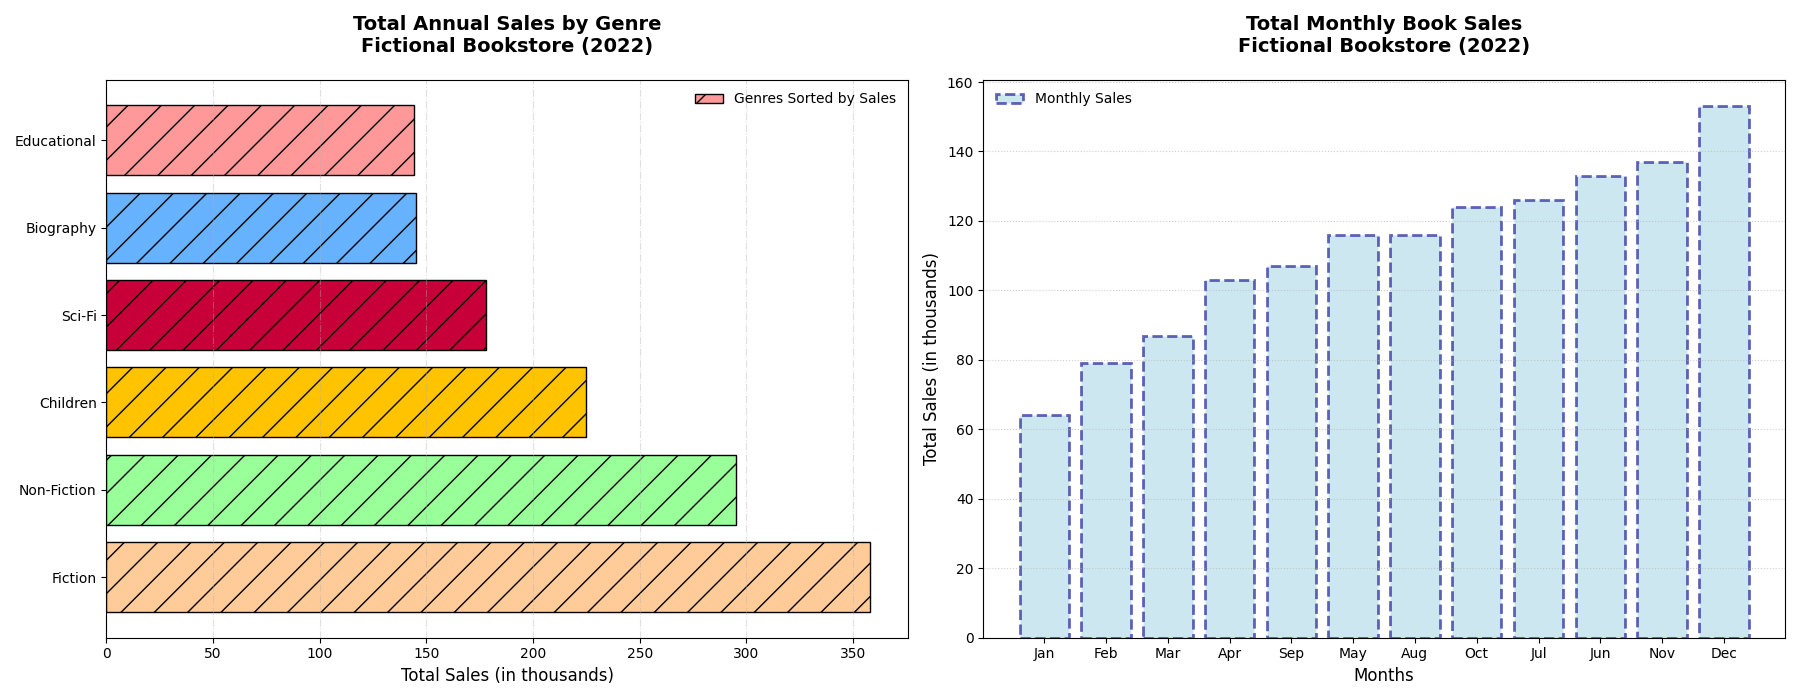

Reproduce this figure in Python.
import matplotlib.pyplot as plt
import numpy as np

# Data definition
month_names = ["Jan", "Feb", "Mar", "Apr", "May", "Jun", "Jul", "Aug", "Sep", "Oct", "Nov", "Dec"]
fiction_sales = np.array([20, 25, 23, 28, 30, 35, 33, 30, 27, 32, 35, 40])
non_fiction_sales = np.array([15, 18, 20, 22, 25, 28, 27, 25, 24, 28, 30, 33])
children_sales = np.array([10, 12, 15, 18, 20, 22, 21, 20, 18, 21, 23, 25])
educational_sales = np.array([5, 7, 8, 10, 12, 15, 14, 13, 12, 14, 16, 18])
sci_fi_sales = np.array([8, 10, 12, 14, 16, 18, 17, 15, 14, 16, 18, 20])
biography_sales = np.array([6, 7, 9, 11, 13, 15, 14, 13, 12, 13, 15, 17])

total_sales = (fiction_sales + non_fiction_sales + children_sales +
               educational_sales + sci_fi_sales + biography_sales)

fig, axs = plt.subplots(1, 2, figsize=(18, 7))

# Sorted Bar Chart for Monthly Sales by Genre
genre_sales = {
    'Fiction': fiction_sales.sum(),
    'Non-Fiction': non_fiction_sales.sum(),
    'Children': children_sales.sum(),
    'Educational': educational_sales.sum(),
    'Sci-Fi': sci_fi_sales.sum(),
    'Biography': biography_sales.sum()
}
sorted_genres = sorted(genre_sales.items(), key=lambda x: x[1])
genres, values = zip(*sorted_genres)

axs[0].barh(genres, values, color=['#FF9999', '#66B2FF', '#C70039', '#FFC300', '#99FF99', '#FFCC99'], edgecolor='black', hatch='/')
axs[0].set_title("Total Annual Sales by Genre\nFictional Bookstore (2022)", fontsize=14, fontweight='bold', pad=20)
axs[0].set_xlabel("Total Sales (in thousands)", fontsize=12)
axs[0].invert_yaxis()
axs[0].grid(axis='x', linestyle='-.', alpha=0.4)
axs[0].legend(["Genres Sorted by Sales"], loc="upper right", frameon=False)

# Sorted Bar Chart for Total Monthly Sales
sorted_indices = np.argsort(total_sales)
sorted_month_names = [month_names[i] for i in sorted_indices]
sorted_total_sales = total_sales[sorted_indices]

axs[1].bar(sorted_month_names, sorted_total_sales, color='lightblue', alpha=0.6, linewidth=2, linestyle='dashed',
            edgecolor='darkblue')
axs[1].set_title("Total Monthly Book Sales\nFictional Bookstore (2022)", fontsize=14, fontweight='bold', pad=20)
axs[1].set_xlabel("Months", fontsize=12)
axs[1].set_ylabel("Total Sales (in thousands)", fontsize=12)
axs[1].grid(axis='y', linestyle=':', alpha=0.6)
axs[1].legend(["Monthly Sales"], loc="upper left", frameon=False)

plt.tight_layout()
plt.show()
